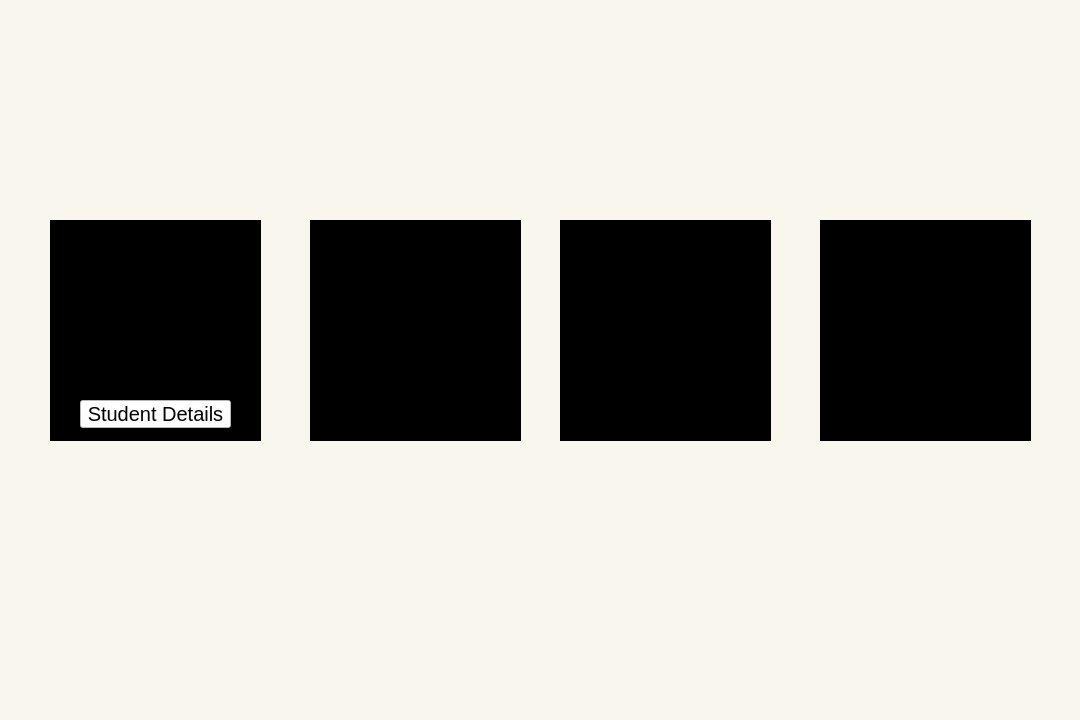
<?xml version="1.0" encoding="UTF-8"?>
<ui version="4.0">
 <class>Form</class>
 <widget class="QWidget" name="Form">
  <property name="geometry">
   <rect>
    <x>0</x>
    <y>0</y>
    <width>1080</width>
    <height>720</height>
   </rect>
  </property>
  <property name="windowTitle">
   <string>Form</string>
  </property>
  <widget class="QWidget" name="widget" native="true">
   <property name="geometry">
    <rect>
     <x>0</x>
     <y>0</y>
     <width>1080</width>
     <height>720</height>
    </rect>
   </property>
   <property name="styleSheet">
    <string notr="true">background-color:rgba(249, 246, 238);

</string>
   </property>
   <widget class="QWidget" name="s1" native="true">
    <property name="geometry">
     <rect>
      <x>50</x>
      <y>220</y>
      <width>211</width>
      <height>221</height>
     </rect>
    </property>
    <property name="styleSheet">
     <string notr="true">background-color:black;</string>
    </property>
    <widget class="QPushButton" name="s1Btn">
     <property name="geometry">
      <rect>
       <x>30</x>
       <y>180</y>
       <width>151</width>
       <height>28</height>
      </rect>
     </property>
     <property name="styleSheet">
      <string notr="true">background-color:white;
font-size:20px;</string>
     </property>
     <property name="text">
      <string>Student Details</string>
     </property>
    </widget>
   </widget>
   <widget class="QWidget" name="s2" native="true">
    <property name="geometry">
     <rect>
      <x>310</x>
      <y>220</y>
      <width>211</width>
      <height>221</height>
     </rect>
    </property>
    <property name="styleSheet">
     <string notr="true">background-color:black;</string>
    </property>
   </widget>
   <widget class="QWidget" name="s3" native="true">
    <property name="geometry">
     <rect>
      <x>560</x>
      <y>220</y>
      <width>211</width>
      <height>221</height>
     </rect>
    </property>
    <property name="styleSheet">
     <string notr="true">background-color:black;</string>
    </property>
   </widget>
   <widget class="QWidget" name="s4" native="true">
    <property name="geometry">
     <rect>
      <x>820</x>
      <y>220</y>
      <width>211</width>
      <height>221</height>
     </rect>
    </property>
    <property name="styleSheet">
     <string notr="true">background-color:black;</string>
    </property>
   </widget>
  </widget>
 </widget>
 <resources/>
 <connections/>
</ui>
